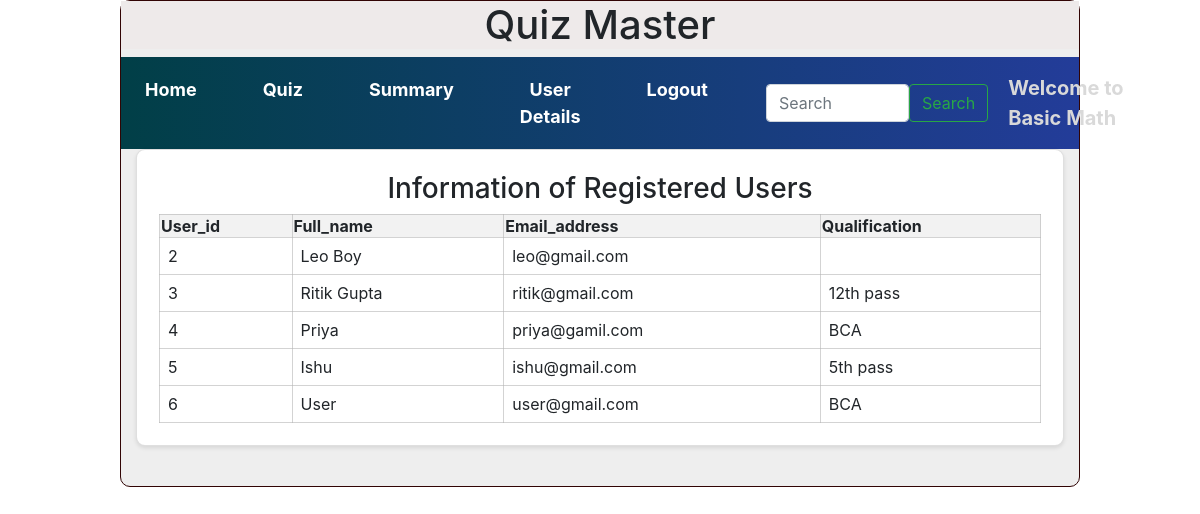
/user_details/Basic Math, run on the app's committed database.
### models/models.py (models this page shows)
class User(db.Model):
    id = db.Column(db.Integer, primary_key=True)
    email = db.Column(db.String(255), unique=True, nullable=False)
    password = db.Column(db.String(255), nullable=False)
    role = db.Column(db.Integer, default=1)
    full_name = db.Column(db.String(255), nullable=False)
    qualification = db.Column(db.String(255), nullable=True)
    scores = db.relationship("Score", cascade="all,delete", backref="user", lazy=True)

### controllers/controllers.py (the view)
@app.route('/user_details/<name>')
def user_deatils(name):
    users = User.query.filter(User.id != 1).all()
    return render_template('user_details.html', users=users,name=name)

### templates/user_details.html
{%extends "admin_layout.html"%}
{%block content%}
<div class="container">
    {% if users %}
    <div class="row">
        <div class="col">
            <div class="card" style="width: auto;">
                <div class="card-body">
                    <h3 class="text-center">Information of Registered Users</h3>
                    <table class="my_table1">
                        <thead class="table-light">
                            <tr>
                                <th>User_id</th>
                                <th>Full_name</th>
                                <th>Email_address</th>
                                <th>Qualification</th>
                            </tr>
                        </thead>
                        <tbody>
                            {% for user in users %}
                            <tr>
                                <td>{{ user.id }}</td>
                                <td>{{ user.full_name }}</td>
                                <td>{{ user.email }}</td>
                                <td>{{ user.qualification }}</td>
                            </tr>
                            {% endfor %}
                        </tbody>
                    </table>
                </div>
            </div>
        </div>
    </div>
    {% else %}
        <h3 class="text-center mt-4">No registered users yet.</h3>
    {% endif %}
</div>
{%endblock%}

### static/styles/main.css (style rules this page uses)
.my_table1 { width: 100%; border-collapse: collapse; }
.my_table1 td { padding: 8px; text-align: left; border: 1px solid rgba(181, 181, 181, 0.598); }
.my_table1 th { background-color: #f2f2f2; border: 1px solid rgba(181, 181, 181, 0.598); }
.card { padding: 2px; border-radius: 9px !important; background-color: #fff; box-shadow: 0 2px 4px rgba(0, 0, 0, 0.1); margin-bottom: 40px; }

### data on the page
User: id "2", full_name "Leo Boy", email "leo@gmail.com"
User: id "3", full_name "Ritik Gupta", email "ritik@gmail.com", qualification "12th pass"
User: id "4", full_name "Priya", email "priya@gamil.com", qualification "BCA"
User: id "5", full_name "Ishu", email "ishu@gmail.com", qualification "5th pass"
User: id "6", full_name "User", email "user@gmail.com", qualification "BCA"

### other printed values
{{ name }} "Basic Math"
